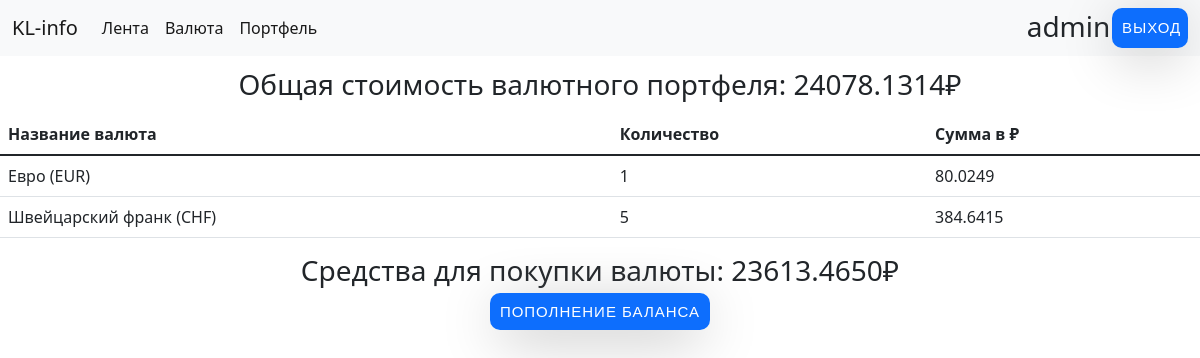
Page /user/portfolio/ (signed in) on the committed database.
### users/models.py (models this page shows, shortened)
class CustomUser(AbstractUser):
    username = models.CharField(max_length=16, unique=True)
    rub = models.DecimalField(max_digits=15, decimal_places=4, null=True, default=0)
    dollar = models.DecimalField(max_digits=15, decimal_places=4, null=True, default=0)
    euro = models.DecimalField(max_digits=15, decimal_places=4, null=True, default=0)
    yen = models.DecimalField(max_digits=15, decimal_places=4, null=True, default=0)
    frank = models.DecimalField(max_digits=15, decimal_places=4, null=True, default=0)
    hryvnia = models.DecimalField(max_digits=15, decimal_places=4, null=True, default=0)

### currency/models.py (models this page shows)
class Portfolio(models.Model):
    user = models.ForeignKey(CustomUser, on_delete=models.CASCADE, null=True, default='')
    currency = models.ForeignKey(Currency, on_delete=models.CASCADE, null=True, default='')
    quantity = models.PositiveIntegerField(verbose_name='количество', default=0, null=True)
    total_price = models.DecimalField(max_digits=15, decimal_places=4, verbose_name='стоимость', default=0, null=True)

class Currency(models.Model):
    name = models.CharField(max_length=4)
    user = models.ForeignKey(CustomUser, on_delete=models.CASCADE, null=True,blank=True, default='')
    price = models.FloatField(default=1, null=True)
    ru_title = models.CharField(max_length=50,default='')
    def __str__(self):
        return self.name

### users/views.py (the view)
# urls.py: path('portfolio/', views.portfolio_page, name='portfolio'),
def portfolio_page(request):
    total_port = 0
    portfolio = Portfolio.objects.filter(user=request.user)
    for port in portfolio:
        total_port += port.total_price
    total_rub = total_port + request.user.rub
    context = {'portfolio_list': portfolio, 'total_rub': total_rub}
    return render(request, 'users/portfolio.html', context)

### users/templates/users/portfolio.html (shortened to what this page needs)
<!DOCTYPE html>
{% load static %}
{% include 'news/navbar.html' %}
{% if request.user.is_authenticated %}
<html lang="ru">
<head>
<link href="https://cdn.jsdelivr.net/npm/bootstrap@5.1.3/dist/css/bootstrap.min.css" rel="stylesheet">
<link rel="stylesheet" href="{% static 'users/css/portfolio-style.css' %}">
</head>
<body>
<center><h3>Общая стоимость валютного портфеля: {{total_rub}}₽</h3></center>
<div class="table-KL">
<table class="table table-hover">
<thead>
<tr class="pepp">
<th scope="col">Название валюта</th>
<th scope="col">Количество</th>
<th scope="col">Сумма в ₽</th>
</tr>
</thead>
<tbody>
{% for portfolio in portfolio_list %}
<a href="">
<tr>
<td>{{portfolio.currency.ru_title}} ({{portfolio.currency}})</td>
<td>{{portfolio.quantity}}</td>
<td>{{portfolio.total_price}}</td>
</tr>
  </a>
{% endfor %}
</tbody>
</table>
</div>
<center><h3>Cредства для покупки валюты: {{user.rub}}₽</h3></center>
<div class="buy">
<a class="botn" href="{% url 'users:money' request.user.id %}">Пополнение баланса</a>
</div>
{% else %}
<h1>Пожалуйста, войдите в аккаунт для того, чтобы управлять портфелем</h1>
{% endif %}
</body>
</html>

### news/templates/news/navbar.html (shortened to what this page needs)
<!DOCTYPE html>
{% load static %}
<html lang="en">
<head>
    <link rel="stylesheet" href="{% static 'news/css/navbar.css' %}">
</head>
<body>
  <header>
    {% if request.user.is_authenticated %}
    <nav class="navbar navbar-expand-lg navbar-light bg-light">
      <div class="container-fluid">
        <a class="navbar-brand" href="#">KL-info</a>
        <div class="collapse navbar-collapse" id="navbarSupportedContent">
          <ul class="navbar-nav me-auto mb-2 mb-lg-0">
            <li class="nav-item">
              <a class="nav-link active" aria-current="page" href="{% url 'news' 'politics' %}">Лента</a>
            </li>
            <li class="nav-item">
              <a class="nav-link active" aria-current="page" href="{% url 'price' %}">Валюта</a>
            </li>
            <li class="nav-item">
              <a class="nav-link active" aria-current="page" href="{% url 'users:portfolio' %}">Портфель</a>
            </li>
          </ul>
          <form class="d-flex">
            <h3>{{request.user.username}}</h3>
              <form class="d-flex">
                <a class="botn" href="{% url 'users:logout' %}">Выход</a>
              </form>
          </form>
        </div>
      </div>
    </nav>
    {% endif %}
  </header>
</body>
</html>

### news/static/news/css/navbar.css (style rules this page uses)
.botn { font-family: 'Nunito', sans-serif; letter-spacing: 1px; font-size: 15px; line-height: 20px; background-color: rgb(13,110,253); color: white; border: none; border-radius: 10px; min-width: 20%; box-shadow: 0 10px 60px -10px grey; cursor: pointer; transition: all 5s cubic-bezier(0.03, 0.98, 0.52, 0.99); outline: none; text-decoration: none; text-transform: uppercase; padding: 10px; }

### users/static/users/css/portfolio-style.css (style rules this page uses)
.buy { text-align: center; }
.botn { font-family: 'Nunito', sans-serif; letter-spacing: 1px; font-size: 15px; line-height: 20px; background-color: rgb(13,110,253); color: black; border: none; border-radius: 10px; min-width: 20%; box-shadow: 0 10px 60px -10px grey; cursor: pointer; transition: all 5s cubic-bezier(0.03, 0.98, 0.52, 0.99); outline: none; text-decoration: none; text-transform: uppercase; padding: 10px; color: white; }
h3 { margin: 1%; }
.buy { margin-top: 1%; }

### rows in the picture
CustomUser: user.username "admin", rub "23613.4650"
Portfolio: currency.ru_title "Евро", currency "EUR", quantity "1", total_price "80.0249"
Portfolio: currency.ru_title "Швейцарский франк", currency "CHF", quantity "5", total_price "384.6415"

### other values in the picture
{{ total_rub }} "24078.1314"
